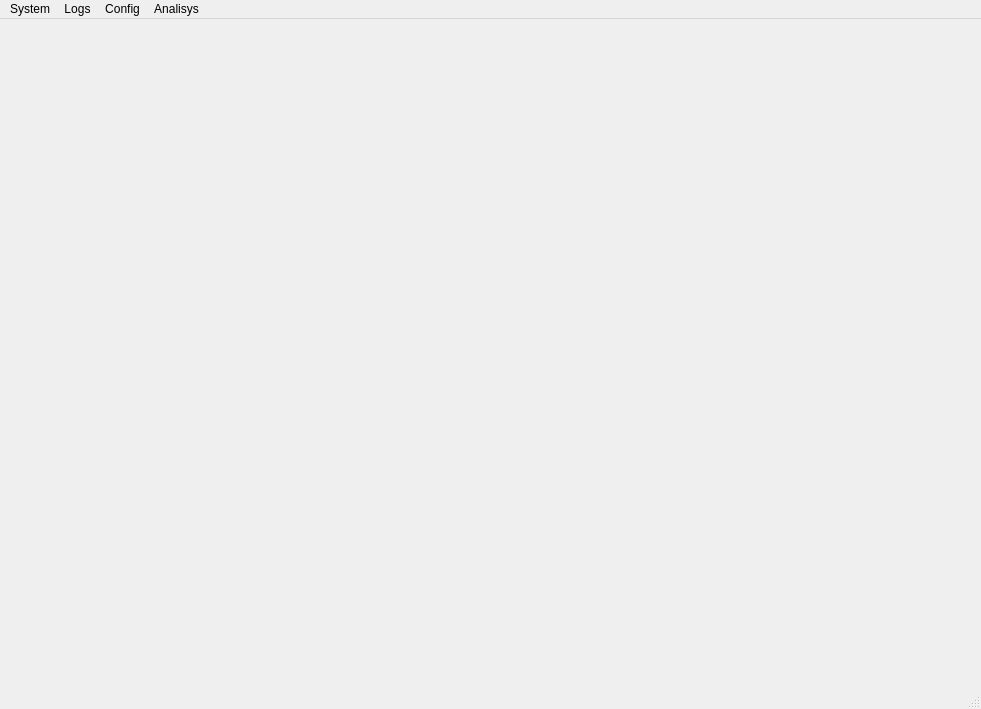
<?xml version="1.0" encoding="UTF-8"?>
<ui version="4.0">
 <class>ESSA</class>
 <widget class="QMainWindow" name="ESSA">
  <property name="windowModality">
   <enum>Qt::NonModal</enum>
  </property>
  <property name="geometry">
   <rect>
    <x>0</x>
    <y>0</y>
    <width>981</width>
    <height>709</height>
   </rect>
  </property>
  <property name="windowTitle">
   <string>ESSA - Embeddable SCADA for Small Applications</string>
  </property>
  <property name="toolButtonStyle">
   <enum>Qt::ToolButtonIconOnly</enum>
  </property>
  <property name="animated">
   <bool>true</bool>
  </property>
  <widget class="QWidget" name="centralwidget">
   <widget class="Led" name="led">
    <property name="geometry">
     <rect>
      <x>890</x>
      <y>0</y>
      <width>88</width>
      <height>88</height>
     </rect>
    </property>
    <property name="toolTip">
     <string>Led Widget</string>
    </property>
    <property name="whatsThis">
     <string>Led SCADA</string>
    </property>
   </widget>
  </widget>
  <widget class="QMenuBar" name="menubar">
   <property name="geometry">
    <rect>
     <x>0</x>
     <y>0</y>
     <width>981</width>
     <height>21</height>
    </rect>
   </property>
   <widget class="QMenu" name="menuSystem">
    <property name="title">
     <string>System</string>
    </property>
    <addaction name="actionRun"/>
    <addaction name="actionStop"/>
    <addaction name="separator"/>
    <addaction name="actionCompile_and_Run"/>
    <addaction name="separator"/>
    <addaction name="actionExit"/>
   </widget>
   <widget class="QMenu" name="menuLogs">
    <property name="title">
     <string>Logs</string>
    </property>
    <addaction name="actionAlarm_Log"/>
    <addaction name="actionSystem_Logs"/>
   </widget>
   <widget class="QMenu" name="menuConfig">
    <property name="title">
     <string>Config</string>
    </property>
    <addaction name="actionESSA_Config"/>
   </widget>
   <widget class="QMenu" name="menuAnalisys">
    <property name="title">
     <string>Analisys</string>
    </property>
    <addaction name="actionHistogram"/>
   </widget>
   <addaction name="menuSystem"/>
   <addaction name="menuLogs"/>
   <addaction name="menuConfig"/>
   <addaction name="menuAnalisys"/>
  </widget>
  <widget class="QStatusBar" name="statusbar"/>
  <action name="actionRun">
   <property name="text">
    <string>Run</string>
   </property>
  </action>
  <action name="actionStop">
   <property name="text">
    <string>Stop</string>
   </property>
  </action>
  <action name="actionAlarm_Log">
   <property name="text">
    <string>Alarm Log</string>
   </property>
  </action>
  <action name="actionSystem_Logs">
   <property name="text">
    <string>System Logs</string>
   </property>
  </action>
  <action name="actionESSA_Config">
   <property name="text">
    <string>ESSA Config</string>
   </property>
  </action>
  <action name="actionCompile_and_Run">
   <property name="text">
    <string>Compile and Run</string>
   </property>
  </action>
  <action name="actionExit">
   <property name="text">
    <string>Exit</string>
   </property>
  </action>
  <action name="actionHistogram">
   <property name="text">
    <string>Histogram</string>
   </property>
  </action>
 </widget>
 <customwidgets>
  <customwidget>
   <class>Led</class>
   <extends>QWidget</extends>
   <header>led</header>
  </customwidget>
 </customwidgets>
 <resources/>
 <connections/>
</ui>
